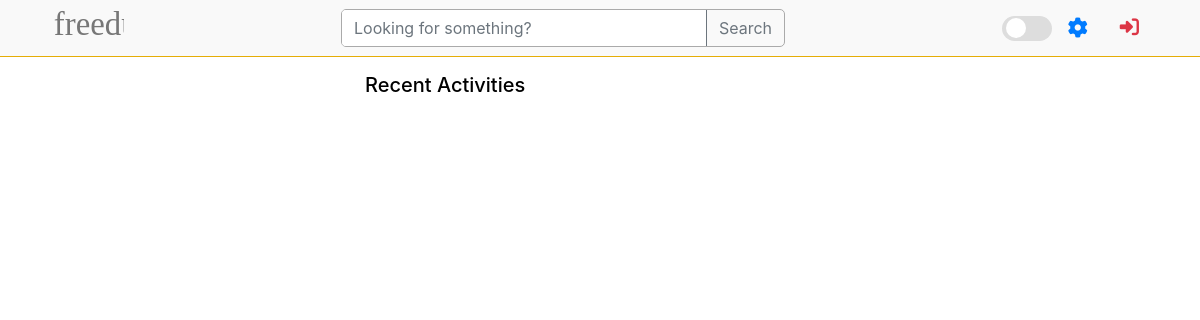
/activities/, run on an earlier commit of the app's database.
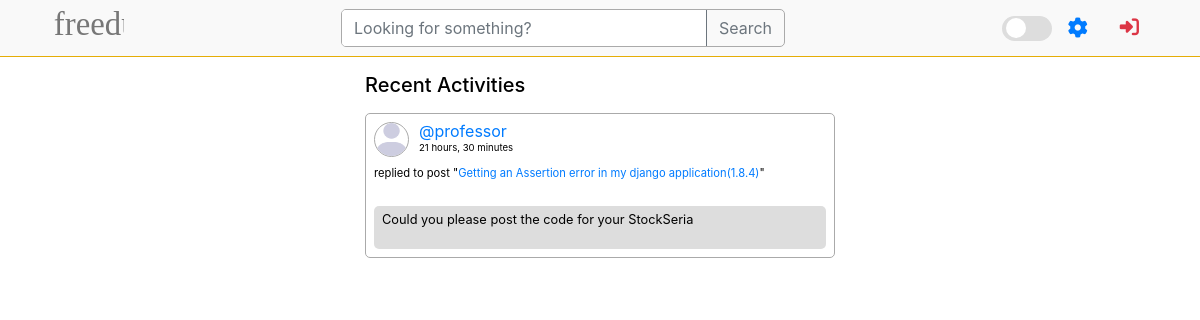
And on a later commit of the database.
### base/models.py (models this page shows)
class Message(models.Model):
    user = models.ForeignKey(User, on_delete=models.CASCADE)
    room = models.ForeignKey(Room, on_delete=models.CASCADE)
    body = models.TextField()
    updated = models.DateTimeField(auto_now=True)
    created = models.DateTimeField(auto_now_add=True)
    class Meta:
        ordering = ['-updated', '-created']
    def __str__(self):
        return self.body[0:50]

class User(AbstractUser):
    name = models.CharField(max_length=50, null=True)
    email = models.EmailField(max_length=50, null=True, unique=True)
    bio = models.TextField(max_length=250, null=True)
    avatar = models.ImageField(null=True, default='defaults/profile.png')
    USERNAME_FIELD = 'email'
    REQUIRED_FIELDS = []

class Room(models.Model):
    host = models.ForeignKey(User, on_delete=models.SET_NULL, null=True)
    topic = models.ForeignKey(Topic, on_delete=models.SET_NULL, null=True)
    name = models.CharField(max_length=200)
    description = models.TextField(null=True, blank=True)
    participants = models.ManyToManyField(
        User, related_name='participants', blank=True)
    updated = models.DateTimeField(auto_now=True)
    created = models.DateTimeField(auto_now_add=True)
    class Meta:
        ordering = ['-updated', '-created']
    def __str__(self):
        return self.name

### base/views.py (the view)
# urls.py: path('activities/', views.activitiesPage, name='activities'),
def activitiesPage(request):
    room_messages = Message.objects.all()
    return render(request, 'base/activity.html', {'room_messages': room_messages})

### base/templates/base/activity.html (shortened to what this page needs)
{% extends "main.html" %} {% block content %} {% load static %}
<div class="container">
    <div class="container inner-container">
        <h5 class="my-3">Recent Activities</h5>
        <div class="container activities px-0">
            {% for message in room_messages %}
            <div class="container activity border p-2 my-3" style="border-radius: 5px; border-color: var(--search-border) !important;">
                <div class="d-flex" style="gap: 10px;">
                    <div class="profile-pic border" style="width: 35px;height: 35px; border-radius: 50%;overflow: hidden; border-color: var(--search-border) !important;">
                        <img
                        src="{% static 'img/profile.png' %}"
                        alt=""
                        style="width: 100%;height: 100%;"
                        srcset=""
                        class=""
                    />
                    </div>
                    <div class="d-flex flex-column justify-content-around" style="gap: 0;">
                        <a class="m-0" style="line-height: 0" href="{% url 'user-profile' message.user.id %}">@{{message.user.username}}</a>
                        <p class="m-0" style="line-height: 0; font-size: .6em">{{message.created|timesince}}</p>
                    </div>
                </div>
                <div class="container px-0 py-2">
                    <p style="font-size: 0.7em;">replied to post "<span class="text-primary">{{message.room}}</span>"</p>
                </div>
                <div class="container px-2 py-1" style="background-color: var(--card-border-color); border-radius: 5px;">
                    <p style="font-size: 0.8em;">{{message}}</p>
                </div>
            </div>
            {% endfor %}
        </div>
    </div>
</div>
{% endblock content %}

What changed in the data, as far as the page shows it:
added Message: user.username "professor", created "21 hours, 30 minutes", room "Getting an Assertion error in my django application(1.8.4)", body "Could you please post the code for your StockSeria"
